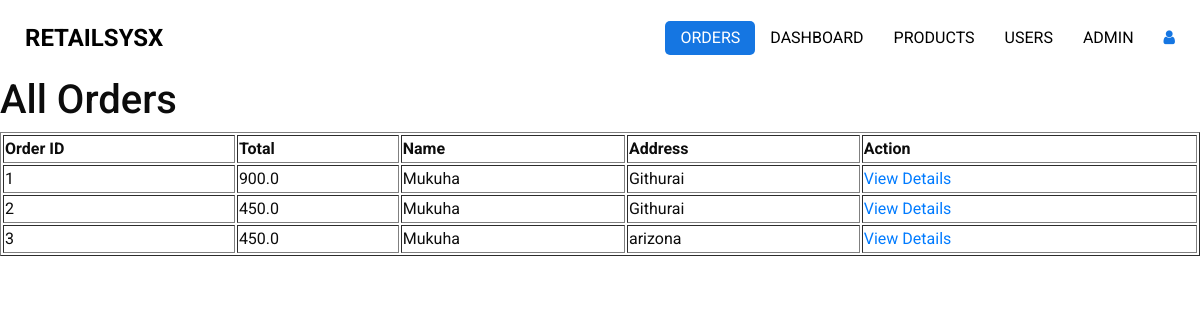
/all_orders (signed in), run on an earlier commit of the app's database.
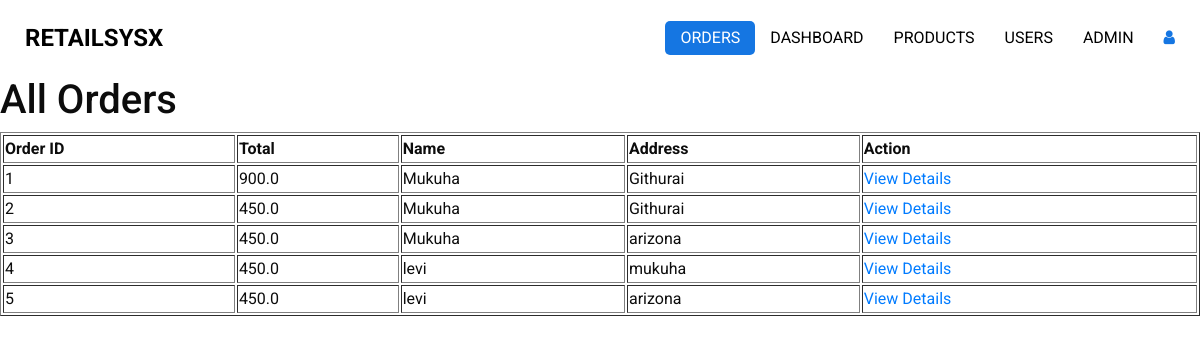
And on a later commit of the database.
### app.py (models this page shows)
class Order(db.Model):
    id = db.Column(db.Integer, primary_key=True)
    user_id = db.Column(db.Integer, db.ForeignKey('user.id', ondelete='CASCADE'), nullable=False)
    total = db.Column(db.Float, nullable=False)
    full_name = db.Column(db.String(100), nullable=False)
    address = db.Column(db.String(255), nullable=False)
    items = db.relationship('OrderItem', backref='order', lazy=True)

### app.py (the view)
@app.route('/all_orders')
@login_required
def all_orders():
    orders = Order.query.all()
    return render_template('admin/templates/admin_order.html', orders=orders)

### app.py (called while the page is built)
@login_manager.user_loader
def load_user(user_id):
    return User.query.get(int(user_id))

### templates/admin/templates/admin_order.html (shortened to what this page needs)
<!DOCTYPE html>
<html>
<head>
  <link rel="stylesheet" type="text/css" href="../static/css/bootstrap.css" />
  <link href="../static/css/font-awesome.min.css" rel="stylesheet" />
  <link href="../static/css/style.css" rel="stylesheet" />
  <link href="../static/css/responsive.css" rel="stylesheet" />
</head>
<body>
  <div class="hero_area">
    <header class="header_section">
      <div class="container-fluid">
        <nav class="navbar navbar-expand-lg custom_nav-container ">
          <a class="navbar-brand" href="href="{{ url_for('main') }}"">
            <span>
              RetailSysX
            </span>
          </a>
          <div class="collapse navbar-collapse" id="navbarSupportedContent">
            <ul class="navbar-nav  ">
              <li class="nav-item active">
                <a class="nav-link" href="">Orders </a>
              </li>
                 <li class="nav-item">
                <a class="nav-link" href="{{ url_for('admin_page') }}">Dashboard</a>
              </li>
              <li class="nav-item">
                <a class="nav-link" href="{{ url_for('manage_products') }}">Products</a>
              </li>
              <li class="nav-item">
                <a class="nav-link" href="{{ url_for('delete_user_page') }}">Users</a>
              </li>
              <li class="nav-item">
                <a class="nav-link" href="{{ url_for('add_admin_page') }}">Admin</a>
              </li>
            </ul>
            <div class="user_optio_box">
              <a href="{{ url_for('index') }}" onclick="return confirmLogout()">
                <i class="fa fa-user" aria-hidden="true" title="Logout as user"></i>
              </a>
            </div>
          </div>
        </nav>
      </div>
    </header>
<body>
    <h1>All Orders</h1>
    <table border="1">
        <thead>
            <tr>
                <th>Order ID</th>
                <th>Total</th>
                <th>Name</th>
                <th>Address</th>
                <th>Action</th>
            </tr>
        </thead>
        <tbody>
            {% for order in orders %}
                <tr>
                    <td>{{ order.id }}</td>
                    <td>{{ order.total }}</td>
                    <td>{{ order.full_name }}</td>
                    <td>{{ order.address }}</td>
                    <td><a href="{{ url_for('order_confirmation', order_id=order.id) }}">View Details</a></td>
                </tr>
            {% endfor %}
        </tbody>
    </table>
</body>
</html>

What changed in the data, as far as the page shows it:
added Order: id "4", total "450.0", full_name "levi", address "mukuha"
added Order: id "5", total "450.0", full_name "levi", address "arizona"
